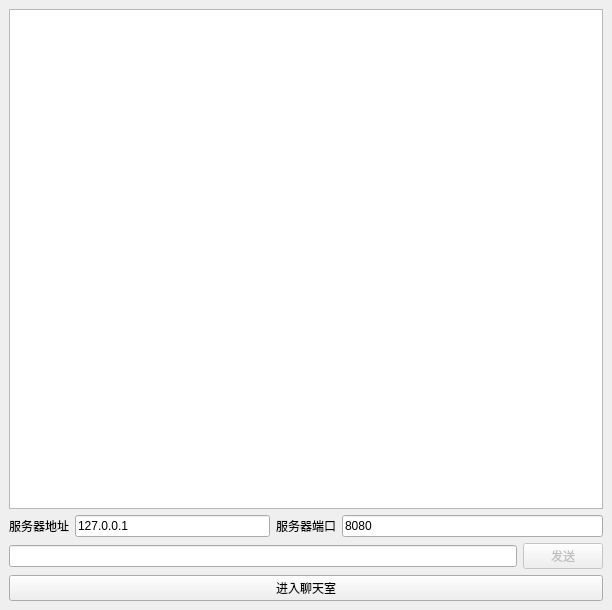
<?xml version="1.0" encoding="UTF-8"?>
<ui version="4.0">
 <class>ClientWin</class>
 <widget class="QMainWindow" name="ClientWin">
  <property name="geometry">
   <rect>
    <x>0</x>
    <y>0</y>
    <width>612</width>
    <height>580</height>
   </rect>
  </property>
  <property name="windowTitle">
   <string>ClientWin</string>
  </property>
  <widget class="QWidget" name="centralwidget">
   <layout class="QVBoxLayout" name="verticalLayout">
    <item>
     <widget class="QListWidget" name="listWidget">
      <property name="minimumSize">
       <size>
        <width>0</width>
        <height>500</height>
       </size>
      </property>
     </widget>
    </item>
    <item>
     <layout class="QHBoxLayout" name="horizontalLayout_4">
      <item>
       <layout class="QHBoxLayout" name="horizontalLayout_3">
        <item>
         <widget class="QLabel" name="label">
          <property name="text">
           <string>服务器地址</string>
          </property>
         </widget>
        </item>
        <item>
         <widget class="QLineEdit" name="addressInput">
          <property name="text">
           <string>127.0.0.1</string>
          </property>
         </widget>
        </item>
       </layout>
      </item>
      <item>
       <layout class="QHBoxLayout" name="horizontalLayout_2">
        <item>
         <widget class="QLabel" name="label_2">
          <property name="text">
           <string>服务器端口</string>
          </property>
         </widget>
        </item>
       </layout>
      </item>
      <item>
       <widget class="QLineEdit" name="portInput">
        <property name="text">
         <string>8080</string>
        </property>
       </widget>
      </item>
     </layout>
    </item>
    <item>
     <layout class="QHBoxLayout" name="horizontalLayout">
      <item>
       <widget class="QLineEdit" name="msgInput"/>
      </item>
      <item>
       <widget class="QPushButton" name="sendMsg">
        <property name="enabled">
         <bool>false</bool>
        </property>
        <property name="text">
         <string>发送</string>
        </property>
       </widget>
      </item>
     </layout>
    </item>
    <item>
     <widget class="QPushButton" name="pushButton">
      <property name="text">
       <string>进入聊天室</string>
      </property>
     </widget>
    </item>
   </layout>
  </widget>
 </widget>
 <resources/>
 <connections/>
</ui>
